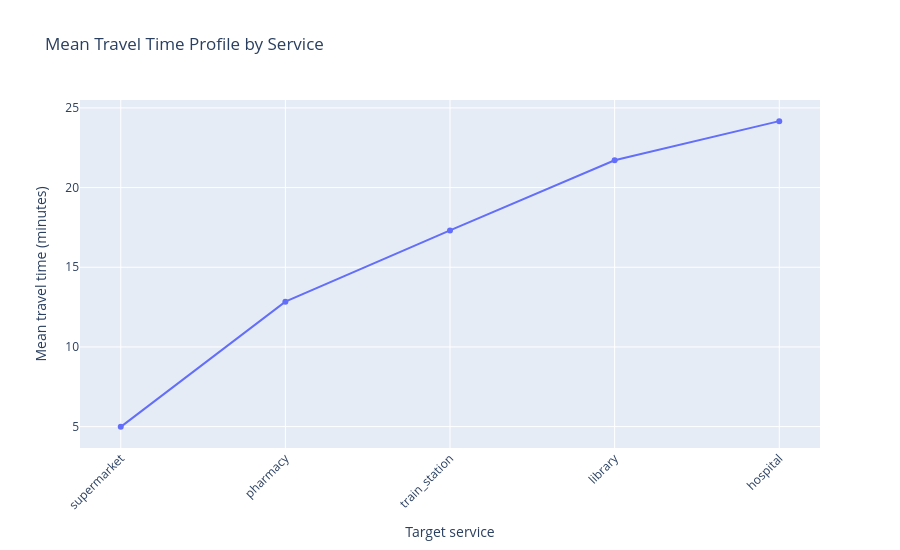

This figure's notebook cell:
### Markdown cell above
### 7. Mean accessibility profile ###

### Code cell
if accessibility.empty:
    print("No accessibility data available.")
else:

    profile = (
        accessibility
        .groupby("service")["travel_time_min"]
        .mean()
        .reset_index()
        .sort_values("travel_time_min")
    )

    fig = px.line(
        profile,
        x="service",
        y="travel_time_min",
        markers=True,
        title="Mean Travel Time Profile by Service",
        labels={
            "service": "Target service",
            "travel_time_min": "Mean travel time (minutes)",
        },
    )

    fig.update_layout(
        xaxis_tickangle=-45,
        height=550,
    )

    fig.show()

### Figure 1 — Plotly figure (JSON) as saved in the notebook; plotly's stock layout.template omitted (floating-point values rounded to 4 significant figures)
{"data": [{"hovertemplate": "Target service=%{x}<br>Mean travel time (minutes)=%{y}<extra></extra>", "legendgroup": "", "line": {"color": "#636efa", "dash": "solid"}, "marker": {"symbol": "circle"}, "mode": "lines+markers", "name": "", "orientation": "v", "showlegend": false, "type": "scatter", "x": ["supermarket", "pharmacy", "train_station", "library", "hospital"], "xaxis": "x", "y": [4.985, 12.84, 17.31, 21.71, 24.17], "yaxis": "y"}], "layout": {"height": 550, "legend": {"tracegroupgap": 0}, "title": {"text": "Mean Travel Time Profile by Service"}, "xaxis": {"anchor": "y", "domain": [0, 1], "tickangle": -45, "title": {"text": "Target service"}}, "yaxis": {"anchor": "x", "domain": [0, 1], "title": {"text": "Mean travel time (minutes)"}}}}
